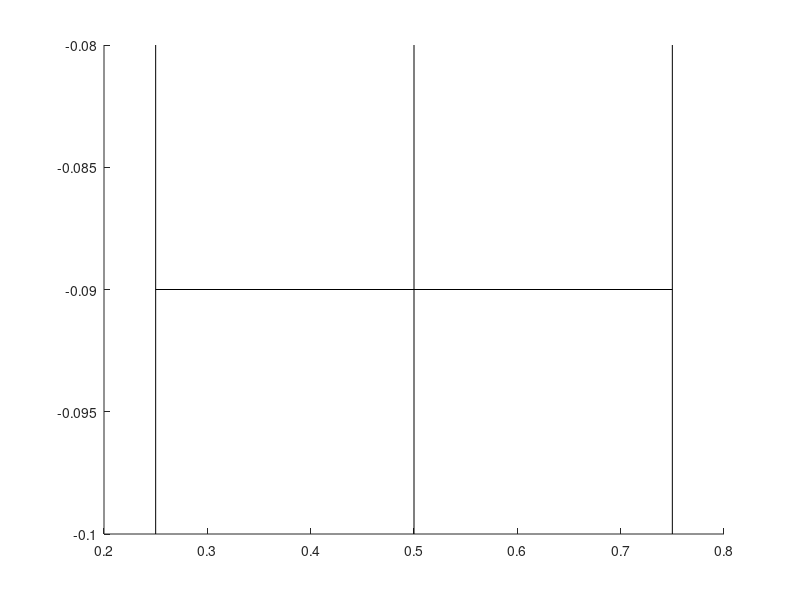

The MATLAB script that drew this image: (Note: this script raises an error after producing the figure.)
% Scale bar
function [ h1, h2 ] = lengthscale( varargin )

% arguments
str1 = '';
str2 = '';
x = get( gca, 'XLim' );
y = get( gca, 'YLim' );
x = x(1) + [ .25 .75 ] * ( x(2) - x(1) );
y = y(1) - [ .1  .08 ] * ( y(2) - y(1) );
if nargin >= 1, str1 = varargin{1}; end
if nargin >= 2, str2 = varargin{2}; end
if nargin >= 3, x = varargin{3}; end
if nargin >= 4, y = varargin{4}; end

% lines
hold on
fg = get( gcf, 'DefaultTextColor' );
x_ = .5 * sum( x );
y_ = .5 * sum( y );
h1 = plot( [ x(1) x(2) nan x(1) x(1) nan x_   x_   nan x(2) x(2) ], ...
           [ y_   y_   nan y(1) y(2) nan y(1) y(2) nan y(1) y(2) ] );
set( h1, 'Clipping', 'off', 'HitTest', 'off', 'Color', fg )
if nargout < 1, clear h1, end

% text
dx = x(2) - x(1);
dy = y(2) - y(1);
h2(1) = text( x(1) - .02 * dx, y(1) + .5 * dy, [ str1 '0' ], 'Hor', 'right' );
h2(2) = text( x(2) + .02 * dx, y(1) + .5 * dy, [ num2str(dx) str2 ], 'Hor', 'left' );
set( h2, 'Ver', 'middle', 'Clipping', 'off', 'HitTest', 'off' )
if nargout < 2, clear h2, end

